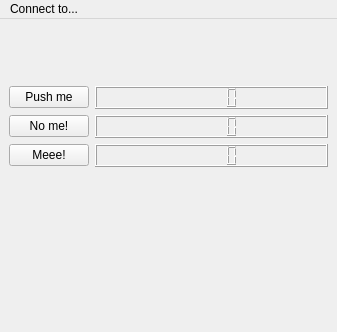
<?xml version="1.0" encoding="UTF-8"?>
<ui version="4.0">
 <class>mainWindow</class>
 <widget class="QMainWindow" name="mainWindow">
  <property name="geometry">
   <rect>
    <x>0</x>
    <y>0</y>
    <width>337</width>
    <height>332</height>
   </rect>
  </property>
  <property name="windowTitle">
   <string>SimpleGui</string>
  </property>
  <widget class="QWidget" name="centralwidget">
   <layout class="QFormLayout" name="formLayout">
    <item row="1" column="0">
     <widget class="QPushButton" name="pushButton1">
      <property name="text">
       <string>Push me</string>
      </property>
     </widget>
    </item>
    <item row="1" column="1">
     <widget class="QLCDNumber" name="lcdNumber1"/>
    </item>
    <item row="2" column="0">
     <widget class="QPushButton" name="pushButton2">
      <property name="text">
       <string>No me!</string>
      </property>
     </widget>
    </item>
    <item row="2" column="1">
     <widget class="QLCDNumber" name="lcdNumber2"/>
    </item>
    <item row="3" column="0">
     <widget class="QPushButton" name="pushButton3">
      <property name="text">
       <string>Meee!</string>
      </property>
     </widget>
    </item>
    <item row="3" column="1">
     <widget class="QLCDNumber" name="lcdNumber3"/>
    </item>
    <item row="0" column="1">
     <spacer name="verticalSpacer">
      <property name="orientation">
       <enum>Qt::Vertical</enum>
      </property>
      <property name="sizeHint" stdset="0">
       <size>
        <width>20</width>
        <height>40</height>
       </size>
      </property>
     </spacer>
    </item>
    <item row="4" column="0" colspan="2">
     <widget class="LivePlotWidget" name="plot_widget" native="true">
      <property name="sizePolicy">
       <sizepolicy hsizetype="Preferred" vsizetype="Expanding">
        <horstretch>0</horstretch>
        <verstretch>0</verstretch>
       </sizepolicy>
      </property>
      <property name="minimumSize">
       <size>
        <width>0</width>
        <height>150</height>
       </size>
      </property>
     </widget>
    </item>
   </layout>
  </widget>
  <widget class="QMenuBar" name="menuBar">
   <property name="geometry">
    <rect>
     <x>0</x>
     <y>0</y>
     <width>337</width>
     <height>21</height>
    </rect>
   </property>
   <widget class="QMenu" name="menu_Connect">
    <property name="title">
     <string>Connect to...</string>
    </property>
   </widget>
   <addaction name="menu_Connect"/>
  </widget>
 </widget>
 <customwidgets>
  <customwidget>
   <class>LivePlotWidget</class>
   <extends>QWidget</extends>
   <header>pglive.sources.live_plot_widget</header>
   <container>1</container>
  </customwidget>
 </customwidgets>
 <resources/>
 <connections/>
</ui>
